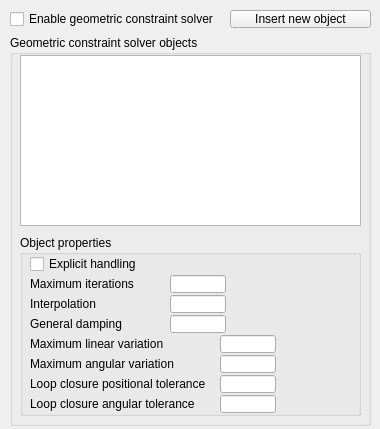
<?xml version="1.0" encoding="UTF-8"?>
<ui version="4.0">
 <class>CQDlgConstraintSolver</class>
 <widget class="QDialog" name="CQDlgConstraintSolver">
  <property name="geometry">
   <rect>
    <x>0</x>
    <y>0</y>
    <width>380</width>
    <height>429</height>
   </rect>
  </property>
  <property name="windowTitle">
   <string>Geometric Constraint Solver</string>
  </property>
  <property name="locale">
   <locale language="English" country="UnitedStates"/>
  </property>
  <widget class="QCheckBox" name="qqAllEnabled">
   <property name="geometry">
    <rect>
     <x>10</x>
     <y>10</y>
     <width>221</width>
     <height>18</height>
    </rect>
   </property>
   <property name="focusPolicy">
    <enum>Qt::StrongFocus</enum>
   </property>
   <property name="text">
    <string>Enable geometric constraint solver</string>
   </property>
  </widget>
  <widget class="QToolButton" name="qqAddNew">
   <property name="geometry">
    <rect>
     <x>230</x>
     <y>10</y>
     <width>141</width>
     <height>18</height>
    </rect>
   </property>
   <property name="focusPolicy">
    <enum>Qt::StrongFocus</enum>
   </property>
   <property name="text">
    <string>Insert new object</string>
   </property>
  </widget>
  <widget class="QGroupBox" name="groupBox">
   <property name="geometry">
    <rect>
     <x>10</x>
     <y>35</y>
     <width>361</width>
     <height>391</height>
    </rect>
   </property>
   <property name="title">
    <string>Geometric constraint solver objects</string>
   </property>
   <property name="flat">
    <bool>true</bool>
   </property>
   <widget class="QListWidget" name="qqObjectList">
    <property name="geometry">
     <rect>
      <x>10</x>
      <y>20</y>
      <width>341</width>
      <height>171</height>
     </rect>
    </property>
   </widget>
   <widget class="QGroupBox" name="groupBox_2">
    <property name="geometry">
     <rect>
      <x>10</x>
      <y>200</y>
      <width>341</width>
      <height>181</height>
     </rect>
    </property>
    <property name="title">
     <string>Object properties</string>
    </property>
    <property name="flat">
     <bool>true</bool>
    </property>
    <widget class="QCheckBox" name="qqExplicitHandling">
     <property name="geometry">
      <rect>
       <x>10</x>
       <y>20</y>
       <width>151</width>
       <height>18</height>
      </rect>
     </property>
     <property name="text">
      <string>Explicit handling</string>
     </property>
    </widget>
    <widget class="QLabel" name="label">
     <property name="geometry">
      <rect>
       <x>10</x>
       <y>40</y>
       <width>141</width>
       <height>18</height>
      </rect>
     </property>
     <property name="text">
      <string>Maximum iterations</string>
     </property>
    </widget>
    <widget class="QLabel" name="label_2">
     <property name="geometry">
      <rect>
       <x>10</x>
       <y>60</y>
       <width>141</width>
       <height>18</height>
      </rect>
     </property>
     <property name="text">
      <string>Interpolation</string>
     </property>
    </widget>
    <widget class="QLabel" name="label_3">
     <property name="geometry">
      <rect>
       <x>10</x>
       <y>80</y>
       <width>141</width>
       <height>18</height>
      </rect>
     </property>
     <property name="text">
      <string>General damping</string>
     </property>
    </widget>
    <widget class="QLineEdit" name="qqIterations">
     <property name="geometry">
      <rect>
       <x>150</x>
       <y>40</y>
       <width>56</width>
       <height>18</height>
      </rect>
     </property>
    </widget>
    <widget class="QLineEdit" name="qqInterpolation">
     <property name="geometry">
      <rect>
       <x>150</x>
       <y>60</y>
       <width>56</width>
       <height>18</height>
      </rect>
     </property>
    </widget>
    <widget class="QLineEdit" name="qqDamping">
     <property name="geometry">
      <rect>
       <x>150</x>
       <y>80</y>
       <width>56</width>
       <height>18</height>
      </rect>
     </property>
    </widget>
    <widget class="QLineEdit" name="qqLinearVariation">
     <property name="geometry">
      <rect>
       <x>200</x>
       <y>100</y>
       <width>56</width>
       <height>18</height>
      </rect>
     </property>
    </widget>
    <widget class="QLabel" name="label_4">
     <property name="geometry">
      <rect>
       <x>10</x>
       <y>100</y>
       <width>191</width>
       <height>18</height>
      </rect>
     </property>
     <property name="text">
      <string>Maximum linear variation</string>
     </property>
    </widget>
    <widget class="QLabel" name="label_5">
     <property name="geometry">
      <rect>
       <x>10</x>
       <y>120</y>
       <width>191</width>
       <height>18</height>
      </rect>
     </property>
     <property name="text">
      <string>Maximum angular variation</string>
     </property>
    </widget>
    <widget class="QLineEdit" name="qqAngularVariation">
     <property name="geometry">
      <rect>
       <x>200</x>
       <y>120</y>
       <width>56</width>
       <height>18</height>
      </rect>
     </property>
    </widget>
    <widget class="QLabel" name="label_6">
     <property name="geometry">
      <rect>
       <x>10</x>
       <y>140</y>
       <width>191</width>
       <height>18</height>
      </rect>
     </property>
     <property name="text">
      <string>Loop closure positional tolerance</string>
     </property>
    </widget>
    <widget class="QLineEdit" name="qqLoopClosurePosTol">
     <property name="geometry">
      <rect>
       <x>200</x>
       <y>140</y>
       <width>56</width>
       <height>18</height>
      </rect>
     </property>
    </widget>
    <widget class="QLabel" name="label_7">
     <property name="geometry">
      <rect>
       <x>10</x>
       <y>160</y>
       <width>191</width>
       <height>18</height>
      </rect>
     </property>
     <property name="text">
      <string>Loop closure angular tolerance</string>
     </property>
    </widget>
    <widget class="QLineEdit" name="qqLoopClosureAngTol">
     <property name="geometry">
      <rect>
       <x>200</x>
       <y>160</y>
       <width>56</width>
       <height>18</height>
      </rect>
     </property>
    </widget>
   </widget>
  </widget>
 </widget>
 <resources/>
 <connections/>
</ui>
